Frame 1 (no input): blank canvas, image omitted
Frame 60 (no input): blank canvas, image omitted
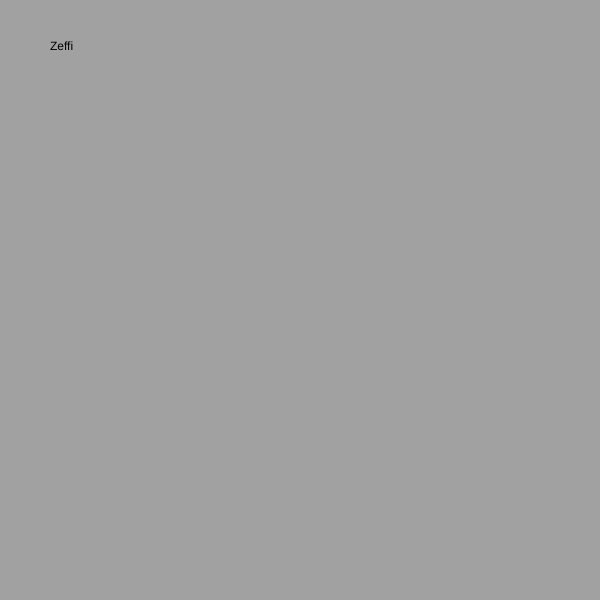
Frame 120 (the mouse pressed at the canvas centre since frame 60)

The p5.js sketch whose frames 1 and 60 were blank and that drew this single picture after the mouse press (run headless with seeded random() and noise() and a simulated clock; from frame 60 on, the mouse is pressed at the canvas centre):

// p5.js sketch
// ── sketch.js
//Arrays used to store multiple values in a single variable
let cats = [{
  name: "yugi",
  color: "brown"
}, {
  name: "Zeffi",
  color: "black"
}, {
  name: "Lu",
  color: "tan"
}, {
  name: "River",
  color: "grey"
}, {
  name: "Luna",
  color: "light grey"
}];
//[0,1,2,3,4]

let randomIndex;

function setup() {
  createCanvas(600, 600);
  background(220);

//random number, last array doesn't exist - doesn't return last so will not go beyond the array
// int(random(cats.length)) = random # generator
 //print to console and delete from array
}

function draw() {

}

function mousePressed() {
  background(random(225));
  randomIndex = int(random(cats.length));
  text(cats[randomIndex].name, 50, 50);

}
